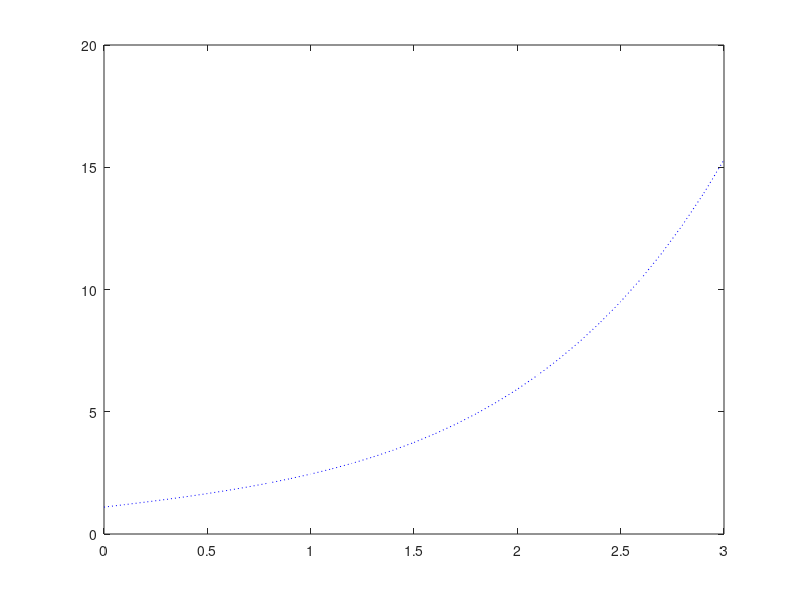

Source code (MATLAB):
clear
%f = @(x,t)(exp(t));
f = @(x,y)(y-(x.^3-x.^2+x).*exp(-x.^2));
a = 0; %limite inferior
b = 3; %limite superior
h = .1; %Separacion
t0 = 0;
y0 = 1;
hl = a:h:b; %espacio lineal
yv = y0 + h * f(t0+a,y0);
yn = yv;
for n = 2:length(hl)
    tn = t0+hl(n);
    yv = yv + h * f(tn,yv);
    yn = [yn yv];
end
plot(hl, yn, 'b:')
